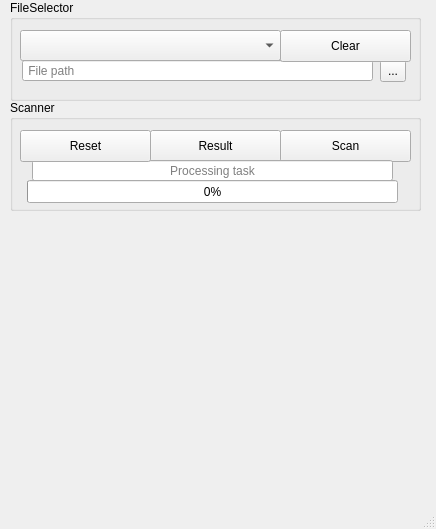
<?xml version="1.0" encoding="UTF-8"?>
<ui version="4.0">
 <class>MainWindow</class>
 <widget class="QMainWindow" name="MainWindow">
  <property name="geometry">
   <rect>
    <x>0</x>
    <y>0</y>
    <width>436</width>
    <height>529</height>
   </rect>
  </property>
  <property name="windowTitle">
   <string>LitsModer</string>
  </property>
  <widget class="QWidget" name="centralwidget">
   <widget class="QGroupBox" name="fileSelector_groupBox">
    <property name="geometry">
     <rect>
      <x>10</x>
      <y>0</y>
      <width>411</width>
      <height>101</height>
     </rect>
    </property>
    <property name="title">
     <string>FileSelector</string>
    </property>
    <widget class="QToolButton" name="fileSelector_fileButton_toolButton">
     <property name="geometry">
      <rect>
       <x>370</x>
       <y>60</y>
       <width>26</width>
       <height>22</height>
      </rect>
     </property>
     <property name="text">
      <string>...</string>
     </property>
    </widget>
    <widget class="QComboBox" name="fileSelector_modpackClass_comboBox">
     <property name="geometry">
      <rect>
       <x>10</x>
       <y>30</y>
       <width>261</width>
       <height>31</height>
      </rect>
     </property>
    </widget>
    <widget class="QLineEdit" name="fileSelector_filePath_lineShow">
     <property name="geometry">
      <rect>
       <x>12</x>
       <y>60</y>
       <width>351</width>
       <height>21</height>
      </rect>
     </property>
     <property name="readOnly">
      <bool>true</bool>
     </property>
     <property name="placeholderText">
      <string> File path</string>
     </property>
    </widget>
    <widget class="QPushButton" name="fileSelector_clearFilePath_pushButton">
     <property name="geometry">
      <rect>
       <x>270</x>
       <y>30</y>
       <width>131</width>
       <height>32</height>
      </rect>
     </property>
     <property name="text">
      <string>Clear</string>
     </property>
    </widget>
   </widget>
   <widget class="QGroupBox" name="scanner_groupBox">
    <property name="geometry">
     <rect>
      <x>10</x>
      <y>100</y>
      <width>411</width>
      <height>111</height>
     </rect>
    </property>
    <property name="title">
     <string>Scanner</string>
    </property>
    <widget class="QPushButton" name="scanner_scan_pushButton">
     <property name="geometry">
      <rect>
       <x>270</x>
       <y>30</y>
       <width>131</width>
       <height>32</height>
      </rect>
     </property>
     <property name="text">
      <string>Scan</string>
     </property>
    </widget>
    <widget class="QPushButton" name="scanner_resultShow_pushButton">
     <property name="geometry">
      <rect>
       <x>140</x>
       <y>30</y>
       <width>131</width>
       <height>32</height>
      </rect>
     </property>
     <property name="text">
      <string>Result</string>
     </property>
    </widget>
    <widget class="QProgressBar" name="scanner_completeValue_progressBar">
     <property name="geometry">
      <rect>
       <x>17</x>
       <y>80</y>
       <width>371</width>
       <height>23</height>
      </rect>
     </property>
     <property name="value">
      <number>0</number>
     </property>
    </widget>
    <widget class="QLineEdit" name="scanner_processingTask_lineShow">
     <property name="geometry">
      <rect>
       <x>22</x>
       <y>60</y>
       <width>361</width>
       <height>21</height>
      </rect>
     </property>
     <property name="alignment">
      <set>Qt::AlignCenter</set>
     </property>
     <property name="readOnly">
      <bool>true</bool>
     </property>
     <property name="placeholderText">
      <string>Processing task</string>
     </property>
    </widget>
    <widget class="QPushButton" name="scanner_reset_pushButton">
     <property name="geometry">
      <rect>
       <x>10</x>
       <y>30</y>
       <width>131</width>
       <height>32</height>
      </rect>
     </property>
     <property name="text">
      <string>Reset</string>
     </property>
    </widget>
   </widget>
  </widget>
  <widget class="QMenuBar" name="menubar">
   <property name="geometry">
    <rect>
     <x>0</x>
     <y>0</y>
     <width>436</width>
     <height>22</height>
    </rect>
   </property>
  </widget>
  <widget class="QStatusBar" name="statusbar"/>
 </widget>
 <resources/>
 <connections/>
</ui>
